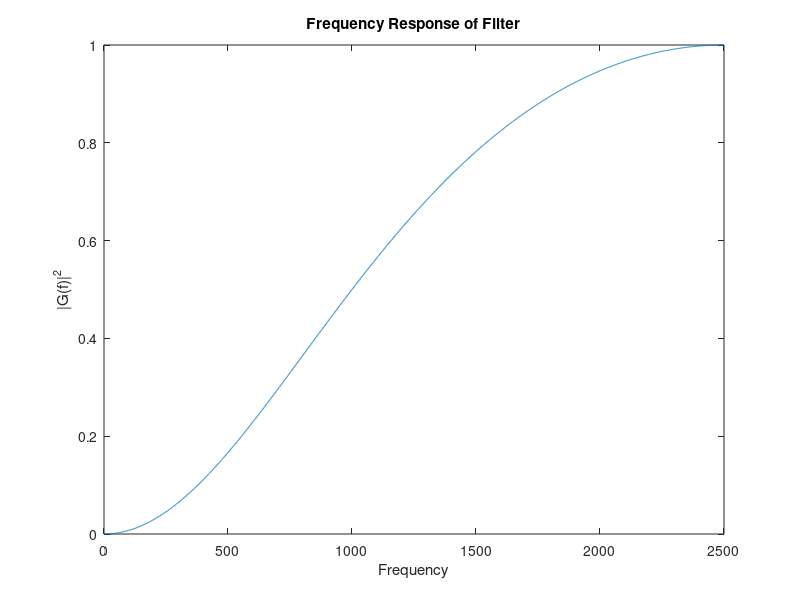

Write MATLAB code to recreate this figure.
% Problem # 4 Soln.:
%-----------IIR Filter Design-------------
%-----------
%-----------Candidate No. 137377 ---------------
% Computes the frequency response through the bilinear transform method of
% a high-pass IIR filter.
% See report for the derivation of G.

clear all; close all;

% point_1_f = input('Enter desired -3dB cut-off frequency : ')
% point_2 = input('Enter next attenuation point (dB): ')
% point_2_f = input('Enter desired frequency at the next attenuation point : ')
% sample_rate = input('Enter sampling rate : ')

% Inputs used for graph in report
point_1_f = 1000;
point_2 = 10;
point_2_f = 350;
sample_rate = 5000;

T = 1/sample_rate;
w = 2*pi*(0:sample_rate/2);
w_ac = (2/T) * tan(2*pi * point_1_f * T / 2);
w_att = (2/T) * tan(2*pi * point_2_f * T /2);

filter_order = round(log10(10^(point_2/10) - 1) / (2*log10(w_ac/w_att)));
disp(['Filter has order: ', num2str(filter_order)]);

% Generate range of frequencies based on sample rate
z = exp(1i*w*T);
% Apply substitution for s for the type of filter, and the bilinear
% transform
s = ((2/T) .* ((z-1)./(z+1))).^filter_order;
G = s ./ (s + (-1 ^ filter_order) * (w_ac)^filter_order);

% High-pass filter:


% Plot up until operating range of filter at z=-1
h = figure;
plot(w./(2*pi),abs(G).^2);
xlabel('Frequency');
ylabel('|G(f)|^2');
title('Frequency Response of Filter')